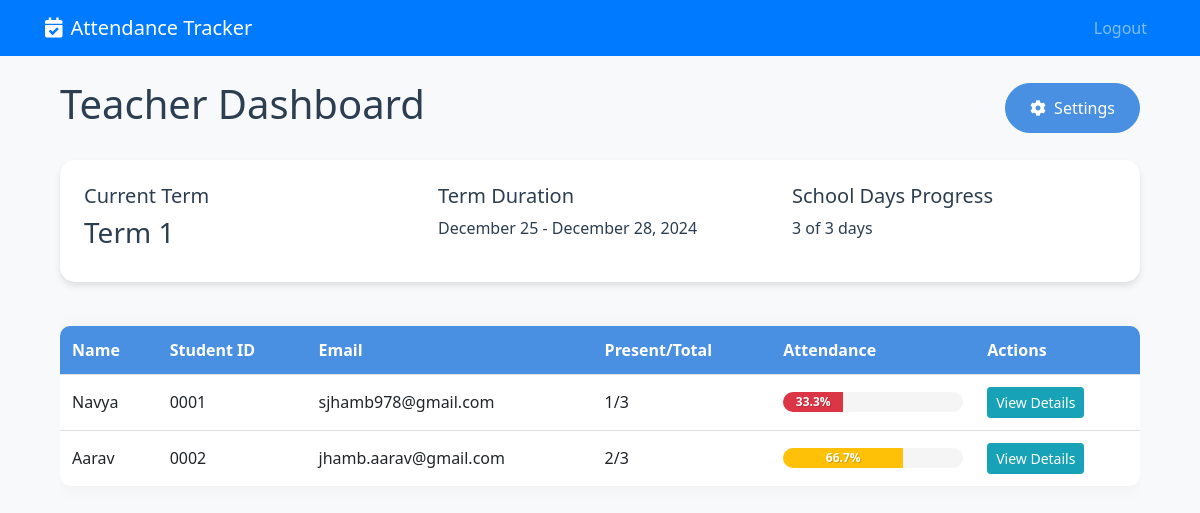
Page /teacher_dashboard (signed in) on the committed database.
### app.py (models this page shows, shortened)
class Term(db.Model):
    id = db.Column(db.Integer, primary_key=True)
    teacher_id = db.Column(db.Integer, db.ForeignKey('user.id'), nullable=False)
    term_number = db.Column(db.Integer, nullable=False)
    start_date = db.Column(db.Date, nullable=False)
    end_date = db.Column(db.Date, nullable=False)
    is_current = db.Column(db.Boolean, default=False)
    created_at = db.Column(db.DateTime, default=datetime.utcnow)

class User(UserMixin, db.Model):
    id = db.Column(db.Integer, primary_key=True)
    name = db.Column(db.String(100), nullable=False)
    email = db.Column(db.String(120), unique=True, nullable=False)
    password = db.Column(db.String(60), nullable=False)
    role = db.Column(db.String(10), nullable=False, default='student')  # 'student' or 'teacher'
    student_id = db.Column(db.String(10), unique=True, nullable=True)  # Only for students
    created_at = db.Column(db.DateTime, default=datetime.utcnow)
    class_code = db.Column(db.String(8), unique=True, nullable=True)  # Only for teachers

### app.py (the view)
@app.route('/teacher_dashboard')
@login_required
def teacher_dashboard():
    if current_user.role != 'teacher':
        flash('Access denied.', 'danger')
        return redirect(url_for('index'))
    current_term = Term.query.filter_by(
        teacher_id=current_user.id,
        is_current=True
    ).first()
    if not current_term:
        flash('Please configure your term settings first.', 'warning')
        return redirect(url_for('term_settings'))
    all_terms = Term.query.filter_by(
        teacher_id=current_user.id
    ).order_by(Term.term_number).all()
    today = date.today()
    term_end = min(current_term.end_date, today)
    total_school_days = 0
    current_date = current_term.start_date
    while current_date <= term_end:
        if current_date.weekday() < 5:  # Skip weekends
            total_school_days += 1
        current_date += timedelta(days=1)
    total_term_days = 0
    current_date = current_term.start_date
    while current_date <= current_term.end_date:
        if current_date.weekday() < 5:
            total_term_days += 1
        current_date += timedelta(days=1)
    assigned_students = db.session.query(User).join(
        TeacherStudent,
        TeacherStudent.student_id == User.id
    ).filter(
        TeacherStudent.teacher_id == current_user.id,
        User.role == 'student'
    ).all()
    student_data = []
    for student in assigned_students:
        attendance_records = AttendanceRecord.query.filter_by(
            student_id=student.id
        ).filter(
            AttendanceRecord.date.between(current_term.start_date, term_end)
        ).all()
        present_days = sum(1 for record in attendance_records if record.present)
        attendance_percentage = (present_days / total_school_days * 100) if total_school_days > 0 else 0
        student_data.append({
            'name': student.name,
            'student_id': student.student_id,
            'email': student.email,
            'attendance_percentage': round(attendance_percentage, 2),
            'total_days': total_school_days,
            'present_days': present_days,
            'absent_days': total_school_days - present_days
        })
    return render_template('teacher_dashboard.html',
                         student_data=student_data,
                         assigned_students=assigned_students,
                         current_term=current_term,
                         all_terms=all_terms,
                         total_school_days=total_school_days,
                         total_term_days=total_term_days,
                         today=today)

### app.py (called while the page is built)
@login_manager.user_loader
def load_user(user_id):
    try:
        return User.query.get(int(user_id))
    except ValueError:
        if user_id == 'admin':
            admin_user = User.query.filter_by(email='admin').first()
            if admin_user:
                return admin_user
    return None

def is_mobile():
    user_agent = request.headers.get('User-Agent', '').lower()
    mobile_patterns = [
        'mobile', 'android', 'iphone', 'ipad', 'ipod',
        'blackberry', 'windows phone'
    ]
    return any(pattern in user_agent for pattern in mobile_patterns)

@app.context_processor
def utility_processor():
    return {
        'is_mobile': is_mobile()
    }

### templates/teacher_dashboard.html (shortened to what this page needs)
{% extends "base.html" %}
{% block content %}
<div class="container">
    <div class="{% if is_mobile %}mb-3{% else %}d-flex justify-content-between align-items-center mb-4{% endif %}">
        <h1 class="{% if is_mobile %}mb-3{% endif %}">Teacher Dashboard</h1>
        <div class="{% if is_mobile %}btn-group-vertical w-100{% else %}btn-group{% endif %}">
            <a href="{{ url_for('term_settings') }}" class="btn btn-primary">
                <i class="fas fa-cog mr-2"></i>Settings
            </a>
        </div>
    </div>
    {% if current_term %}
    <div class="dashboard-card mb-4">
        <div class="row">
            <div class="{% if is_mobile %}col-12 mb-3{% else %}col-md-4{% endif %}">
                <h5>Current Term</h5>
                <p class="h3">Term {{ current_term.term_number }}</p>
            </div>
            <div class="{% if is_mobile %}col-12 mb-3{% else %}col-md-4{% endif %}">
                <h5>Term Duration</h5>
                <p>{{ current_term.start_date.strftime('%B %d') }} - {{ current_term.end_date.strftime('%B %d, %Y') }}</p>
            </div>
            <div class="{% if is_mobile %}col-12{% else %}col-md-4{% endif %}">
                <h5>School Days Progress</h5>
                <p>{{ total_school_days }} of {{ total_term_days }} days</p>
            </div>
        </div>
    </div>
    {% if student_data %}
    {% if is_mobile %}
    <div class="student-cards">
        {% for student in student_data %}
        <div class="student-card mb-3">
            <div class="card">
                <div class="card-body">
                    <div class="d-flex justify-content-between align-items-start mb-2">
                        <h5 class="mb-0">{{ student.name }}</h5>
                        <span class="badge badge-secondary">{{ student.student_id }}</span>
                    </div>
                    <div class="attendance-info mb-3">
                        <div class="d-flex justify-content-between mb-2">
                            <span>Present Days:</span>
                            <strong>{{ student.present_days }}/{{ student.total_days }}</strong>
                        </div>
                        <div class="progress" style="height: 8px;">
                            <div class="progress-bar {% if student.attendance_percentage >= 75 %}bg-success
                                           {% elif student.attendance_percentage >= 60 %}bg-warning
                                           {% else %}bg-danger{% endif %}"
                                 role="progressbar"
                                 style="width: {{ student.attendance_percentage }}%">
                            </div>
                        </div>
                        <div class="text-right mt-1">
                            <small class="text-muted">{{ "%.1f"|format(student.attendance_percentage) }}% Attendance</small>
                        </div>
                    </div>
                    <div class="d-flex justify-content-between align-items-center">
                        <small class="text-muted">{{ student.email }}</small>
                        <a href="{{ url_for('student_detail', student_id=student.student_id) }}"
                           class="btn btn-sm btn-primary">
                            View Details
                        </a>
                    </div>
                </div>
            </div>
        </div>
        {% endfor %}
    </div>
    {% else %}
    <div class="table-responsive">
        <table class="table table-hover">
            <thead>
                <tr>
                    <th>Name</th>
                    <th>Student ID</th>
                    <th>Email</th>
                    <th>Present/Total</th>
                    <th>Attendance</th>
                    <th>Actions</th>
                </tr>
            </thead>
            <tbody>
                {% for student in student_data %}
                <tr>
                    <td>{{ student.name }}</td>
                    <td>{{ student.student_id }}</td>
                    <td>{{ student.email }}</td>
                    <td>{{ student.present_days }}/{{ student.total_days }}</td>
                    <td style="min-width: 150px;">
                        <div class="progress" style="height: 20px;">
                            <div class="progress-bar {% if student.attendance_percentage >= 75 %}bg-success
                                               {% elif student.attendance_percentage >= 60 %}bg-warning
                                               {% else %}bg-danger{% endif %}"
                                 role="progressbar"
                                 style="width: {{ student.attendance_percentage }}%">
                                {{ "%.1f"|format(student.attendance_percentage) }}%
                            </div>
                        </div>
                    </td>
                    <td>
                        <a href="{{ url_for('student_detail', student_id=student.student_id) }}"
                           class="btn btn-sm btn-info">
                            View Details
                        </a>
                    </td>
                </tr>
                {% endfor %}
            </tbody>
        </table>
    </div>
    {% endif %}
    {% endif %}
    {% else %}
    <div class="alert alert-warning">
        Please configure your term settings first.
    </div>
    {% endif %}
</div>
{% endblock %}

### templates/base.html (shortened to what this page needs)
<!DOCTYPE html>
<html lang="en">
<head>
    <link href="https://stackpath.bootstrapcdn.com/bootstrap/4.5.2/css/bootstrap.min.css" rel="stylesheet">
    <link rel="stylesheet" href="{{ url_for('static', filename='css/styles.css') }}">
    <link rel="stylesheet" href="https://cdnjs.cloudflare.com/ajax/libs/font-awesome/5.15.4/css/all.min.css">
</head>
<body>
    <nav class="navbar navbar-expand-lg navbar-dark bg-primary">
        <div class="container">
            <a class="navbar-brand" href="{{ url_for('index') }}">
                <i class="fas fa-calendar-check mr-2"></i>Attendance Tracker
            </a>
            <div class="collapse navbar-collapse" id="navbarNav">
                <ul class="navbar-nav ml-auto">
                    {% if current_user.is_authenticated %}
                        <li class="nav-item">
                            <a class="nav-link" href="{{ url_for('logout') }}">Logout</a>
                        </li>
                    {% else %}
                        <li class="nav-item">
                            <a class="nav-link" href="{{ url_for('login') }}">Login</a>
                        </li>
                    {% endif %}
                </ul>
            </div>
        </div>
    </nav>
    <div class="container mt-4">
        {% block content %}{% endblock %}
    </div>
</body>
</html>

### static/css/styles.css (style rules this page uses)
:root { --primary-color: #4a90e2; --secondary-color: #5cb85c; --danger-color: #d9534f; --background-color: #f8f9fa; --text-color: #2c3e50; }
body { background-color: var(--background-color); color: var(--text-color); font-family: 'Segoe UI', Tahoma, Geneva, Verdana, sans-serif; }
.btn-primary { background-color: var(--primary-color); border-color: var(--primary-color); padding: 12px 24px; border-radius: 25px; transition: all 0.3s ease; }
.table { margin-top: 20px; background-color: #ffffff; border-radius: 10px; overflow: hidden; box-shadow: 0 0 20px rgba(0,0,0,0.05); }
.table thead th { background-color: var(--primary-color); color: white; border: none; }
.navbar { margin-bottom: 20px; }
.table-responsive { margin-top: 20px; }
.table th, .table td { white-space: nowrap; overflow: hidden; text-overflow: ellipsis; }
.dashboard-card { background: white; border-radius: 15px; padding: 20px; margin-bottom: 20px; box-shadow: 0 4px 6px rgba(0,0,0,0.1); }
.dashboard-card { background: white; border-radius: 15px; padding: 1.5rem; margin-bottom: 1.5rem; box-shadow: 0 4px 6px rgba(0,0,0,0.1); transition: transform 0.3s ease, box-shadow 0.3s ease; }
.progress { height: 20px; border-radius: 10px; background-color: #f5f5f5; margin: 0; }
.progress-bar { line-height: 20px; font-size: 12px; font-weight: bold; text-shadow: 1px 1px 1px rgba(0,0,0,0.2); }
.table td { vertical-align: middle; }

### rows in the picture
Term: term_number "1", start_date "December 25", end_date "December 28, 2024"
User: name "Navya", student_id "0001", email "sjhamb978@gmail.com", present_days "1", total_days "3", {{ student.attendance_percentage }} 33.33 (drawn), attendance_percentage "33.3"
User: name "Aarav", student_id "0002", email "jhamb.aarav@gmail.com", present_days "2", total_days "3", {{ student.attendance_percentage }} 66.67 (drawn), attendance_percentage "66.7"

### other values in the picture
{{ total_school_days }} "3"
{{ total_term_days }} "3"
